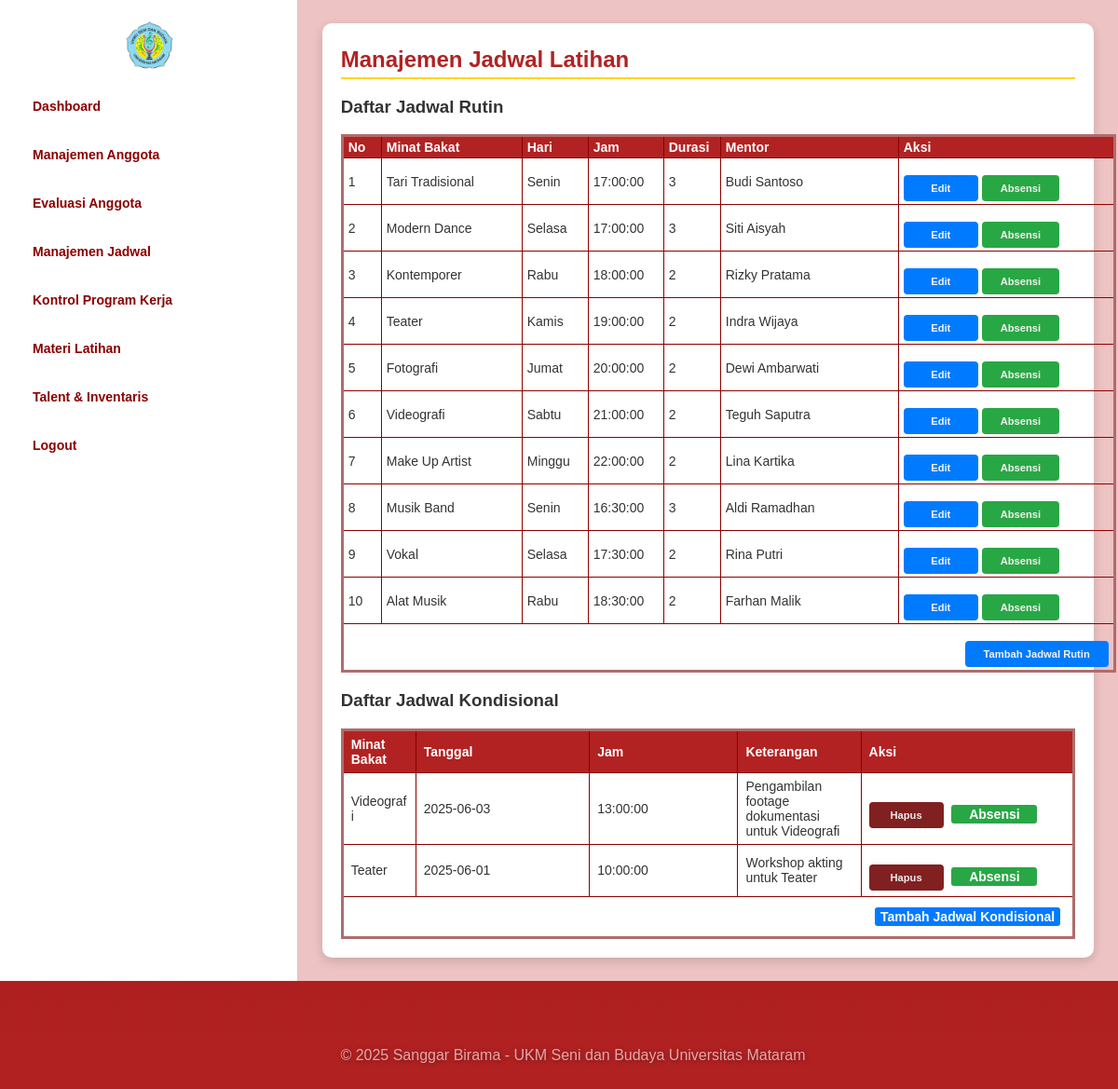
The app's page /app/controllers/pengurus/manajemen_jadwal.php (signed in) with its own data.
### tables this page shows
CREATE TABLE `jadwal_rutin` (
  `id` int(11) NOT NULL,
  `id_minat_bakat` int(11) NOT NULL,
  `hari` varchar(20) NOT NULL,
  `jam` time NOT NULL,
  `durasi_latihan` int(11) NOT NULL,
  `mentor` varchar(100) NOT NULL,
  `id_bidang` int(11) DEFAULT NULL
);

CREATE TABLE `minat_bakat` (
  `nama_minat_bakat` varchar(100) NOT NULL,
  `enrollment_key` varchar(50) NOT NULL,
  `id_minat_bakat` int(11) NOT NULL,
  `id_bidang` int(11) DEFAULT NULL
);

CREATE TABLE `jadwal_kondisional` (
  `id` int(11) NOT NULL,
  `id_minat_bakat` int(11) DEFAULT NULL,
  `tanggal` date NOT NULL,
  `jam` time NOT NULL,
  `keterangan` text DEFAULT NULL
);

### app/controllers/pengurus/manajemen_jadwal.php (called while the page is built, shortened)
<?php
require_once __DIR__ . '/../../config/config.php';
$stmt = $mysqli->prepare("
    SELECT jr.id, mb.nama_minat_bakat, jr.hari, jr.jam, jr.durasi_latihan, jr.mentor
    FROM jadwal_rutin jr
    INNER JOIN minat_bakat mb ON jr.id_minat_bakat = mb.id_minat_bakat
");
$stmt->execute();
$jadwal_rutin_result = $stmt->get_result();
$stmt = $mysqli->prepare("
    SELECT jk.id, mb.nama_minat_bakat, jk.tanggal, jk.jam, jk.keterangan
    FROM jadwal_kondisional jk
    INNER JOIN minat_bakat mb ON jk.id_minat_bakat = mb.id_minat_bakat
    ORDER BY jk.tanggal DESC, jk.jam DESC
");
$stmt->execute();
$jadwal_kondisional_result = $stmt->get_result();
include __DIR__ . '/../../views/pengurus/manajemen_jadwal.php';

### app/views/pengurus/manajemen_jadwal.php (the view, shortened to what this page needs)
<!DOCTYPE html>
<html lang="id">
<head>
  <link rel="stylesheet" href="/SI-BIRAMA/public/css/style.css">
</head>
<body>
  <div class="layout-wrapper">
    <div class="main-content">
      <div class="content">
        <h2>Manajemen Jadwal Latihan</h2>
        <h3>Daftar Jadwal Rutin</h3>
        <table class="custom-table-jadwal">
          <tr>
            <th>No</th>
            <th>Minat Bakat</th>
            <th>Hari</th>
            <th>Jam</th>
            <th>Durasi</th>
            <th>Mentor</th>
            <th>Aksi</th>
          </tr>
          <?php $no = 1;
          $jadwal_rutin_result->data_seek(0);
          while ($rutin = $jadwal_rutin_result->fetch_assoc()): ?>
            <tr>
              <td><?= $no++ ?></td>
              <td><?= htmlspecialchars($rutin["nama_minat_bakat"]) ?></td>
              <td><?= htmlspecialchars($rutin["hari"] ?? '-') ?></td>
              <td><?= htmlspecialchars($rutin["jam"] ?? '-') ?></td>
              <td><?= htmlspecialchars($rutin["durasi_latihan"]) ?></td>
              <td><?= htmlspecialchars($rutin["mentor"]) ?></td>
              <td>
                <form action="edit_jadwal_rutin.php" method="get" style="display:inline;">
                  <button type="submit" class="button" style="background:#007bff;">Edit</button>
                </form>
                <form action="buka_sesi_absensi.php" method="get" style="display:inline;">
                  <button type="submit" class="button" style="background:#28a745;">Absensi</button>
                </form>
              </td>
            </tr>
          <?php endwhile; ?>
          <tr>
            <td colspan="7" style="text-align:right;">
              <form action="tambah_jadwal_rutin.php" method="get" style="display:inline;">
                <button type="submit" class="button" style="background:#007bff;">Tambah Jadwal Rutin</button>
              </form>
            </td>
          </tr>
        </table>
        <h3>Daftar Jadwal Kondisional</h3>
        <table class="custom-table">
          <tr>
            <th>Minat Bakat</th>
            <th>Tanggal</th>
            <th>Jam</th>
            <th>Keterangan</th>
            <th>Aksi</th>
          </tr>
          <?php
          $jadwal_kondisional_result->data_seek(0);
          while ($kondisional = $jadwal_kondisional_result->fetch_assoc()): ?>
            <tr>
              <td><?= htmlspecialchars($kondisional["nama_minat_bakat"]) ?></td>
              <td><?= htmlspecialchars($kondisional["tanggal"]) ?></td>
              <td><?= htmlspecialchars($kondisional["jam"]) ?></td>
              <td><?= htmlspecialchars($kondisional["keterangan"]) ?></td>
              <td>
                <form method="POST" action="hapus_jadwal_kondisional.php" onsubmit="return confirm('Yakin ingin menghapus jadwal ini?');" style="display:inline;">
                    <button type="submit" class="button button-danger">Hapus</button>
                </form>
                <a href="buka_sesi_absensi.php?id_jadwal=<?= $kondisional["id"] ?>&tipe=kondisional" class="button" style="background:#28a745;">Absensi</a>
              </td>
            </tr>
          <?php endwhile; ?>
          <tr>
            <td colspan="5" style="text-align:right;">
              <a href="tambah_jadwal_kondisional.php" class="button" style="background:#007bff;">Tambah Jadwal Kondisional</a>
            </td>
          </tr>
        </table>
      </div>
    </div>
  </div>
  <?php include __DIR__ . '/../footer.php'; ?>
</body>
</html>

### records on screen
jadwal_rutin: id_minat_bakat.nama_minat_bakat "Tari Tradisional", hari "Senin", jam "17:00:00", durasi_latihan "3", mentor "Budi Santoso"
jadwal_rutin: id_minat_bakat.nama_minat_bakat "Modern Dance", hari "Selasa", jam "17:00:00", durasi_latihan "3", mentor "Siti Aisyah"
jadwal_rutin: id_minat_bakat.nama_minat_bakat "Kontemporer", hari "Rabu", jam "18:00:00", durasi_latihan "2", mentor "Rizky Pratama"
jadwal_rutin: id_minat_bakat.nama_minat_bakat "Teater", hari "Kamis", jam "19:00:00", durasi_latihan "2", mentor "Indra Wijaya"
jadwal_rutin: id_minat_bakat.nama_minat_bakat "Fotografi", hari "Jumat", jam "20:00:00", durasi_latihan "2", mentor "Dewi Ambarwati"
jadwal_rutin: id_minat_bakat.nama_minat_bakat "Videografi", hari "Sabtu", jam "21:00:00", durasi_latihan "2", mentor "Teguh Saputra"
jadwal_rutin: id_minat_bakat.nama_minat_bakat "Make Up Artist", hari "Minggu", jam "22:00:00", durasi_latihan "2", mentor "Lina Kartika"
jadwal_rutin: id_minat_bakat.nama_minat_bakat "Musik Band", hari "Senin", jam "16:30:00", durasi_latihan "3", mentor "Aldi Ramadhan"
jadwal_rutin: id_minat_bakat.nama_minat_bakat "Vokal", hari "Selasa", jam "17:30:00", durasi_latihan "2", mentor "Rina Putri"
jadwal_rutin: id_minat_bakat.nama_minat_bakat "Alat Musik", hari "Rabu", jam "18:30:00", durasi_latihan "2", mentor "Farhan Malik"
jadwal_kondisional: id_minat_bakat.nama_minat_bakat "Videografi", tanggal "2025-06-03", jam "13:00:00", keterangan "Pengambilan footage dokumentasi untuk Videografi"
jadwal_kondisional: id_minat_bakat.nama_minat_bakat "Teater", tanggal "2025-06-01", jam "10:00:00", keterangan "Workshop akting untuk Teater"
